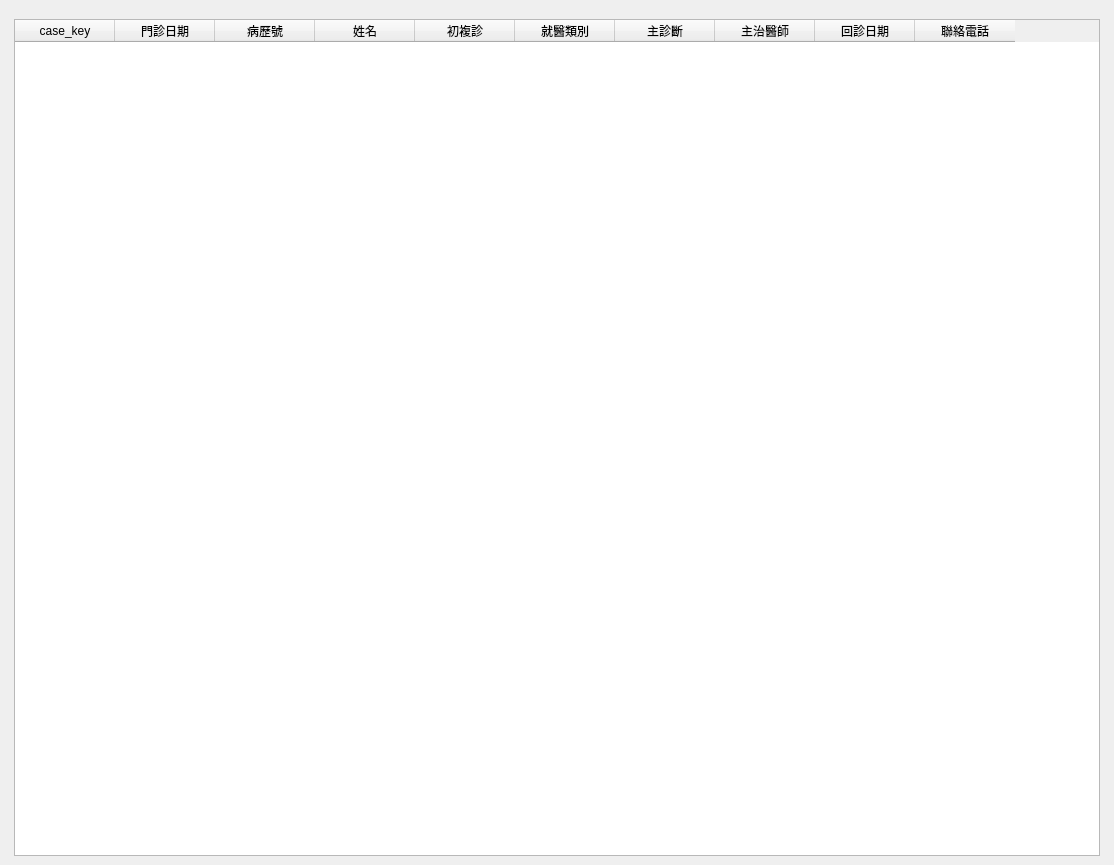
<?xml version="1.0" encoding="UTF-8"?>
<ui version="4.0">
 <class>WindowStatisticsReturnRateDoctor</class>
 <widget class="QMainWindow" name="WindowStatisticsReturnRateDoctor">
  <property name="geometry">
   <rect>
    <x>0</x>
    <y>0</y>
    <width>1114</width>
    <height>865</height>
   </rect>
  </property>
  <property name="windowTitle">
   <string>醫師回診率統計</string>
  </property>
  <widget class="QWidget" name="centralwidget">
   <layout class="QHBoxLayout" name="horizontalLayout">
    <item>
     <layout class="QVBoxLayout" name="verticalLayout">
      <property name="leftMargin">
       <number>5</number>
      </property>
      <property name="topMargin">
       <number>10</number>
      </property>
      <property name="rightMargin">
       <number>5</number>
      </property>
      <item>
       <layout class="QVBoxLayout" name="verticalLayout_5">
        <item>
         <layout class="QHBoxLayout" name="horizontalLayout_2">
          <item>
           <widget class="QTableWidget" name="tableWidget_return_rate_doctor">
            <property name="editTriggers">
             <set>QAbstractItemView::NoEditTriggers</set>
            </property>
            <property name="selectionMode">
             <enum>QAbstractItemView::SingleSelection</enum>
            </property>
            <property name="selectionBehavior">
             <enum>QAbstractItemView::SelectRows</enum>
            </property>
            <column>
             <property name="text">
              <string>case_key</string>
             </property>
            </column>
            <column>
             <property name="text">
              <string>門診日期</string>
             </property>
            </column>
            <column>
             <property name="text">
              <string>病歷號</string>
             </property>
            </column>
            <column>
             <property name="text">
              <string>姓名</string>
             </property>
            </column>
            <column>
             <property name="text">
              <string>初複診</string>
             </property>
            </column>
            <column>
             <property name="text">
              <string>就醫類別</string>
             </property>
            </column>
            <column>
             <property name="text">
              <string>主診斷</string>
             </property>
            </column>
            <column>
             <property name="text">
              <string>主治醫師</string>
             </property>
            </column>
            <column>
             <property name="text">
              <string>回診日期</string>
             </property>
            </column>
            <column>
             <property name="text">
              <string>聯絡電話</string>
             </property>
            </column>
           </widget>
          </item>
          <item>
           <layout class="QVBoxLayout" name="verticalLayout_chart"/>
          </item>
         </layout>
        </item>
       </layout>
      </item>
     </layout>
    </item>
   </layout>
  </widget>
  <widget class="QMenuBar" name="menubar">
   <property name="geometry">
    <rect>
     <x>0</x>
     <y>0</y>
     <width>1114</width>
     <height>25</height>
    </rect>
   </property>
  </widget>
  <action name="action_export_excel">
   <property name="icon">
    <iconset>
     <normaloff>../icons/document-export.svg</normaloff>../icons/document-export.svg</iconset>
   </property>
   <property name="text">
    <string>匯出Excel</string>
   </property>
  </action>
 </widget>
 <resources/>
 <connections/>
</ui>
